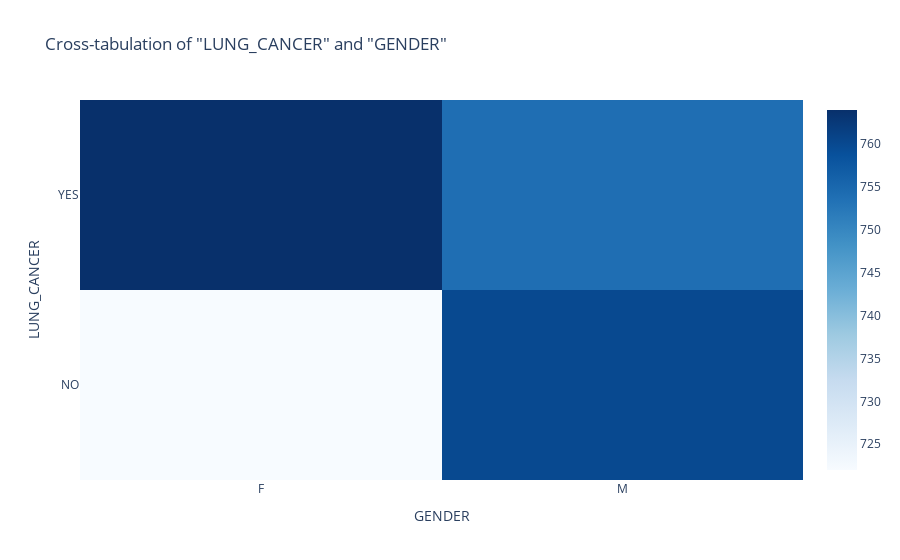
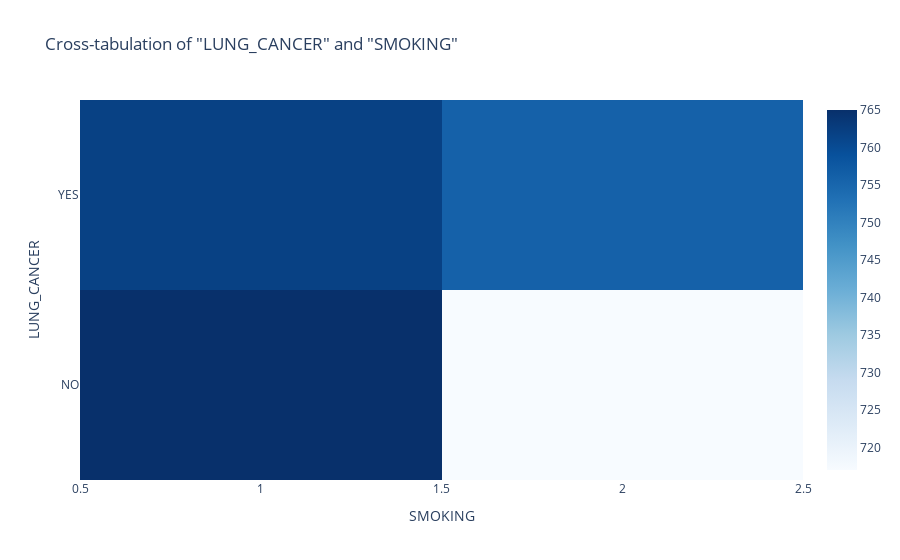
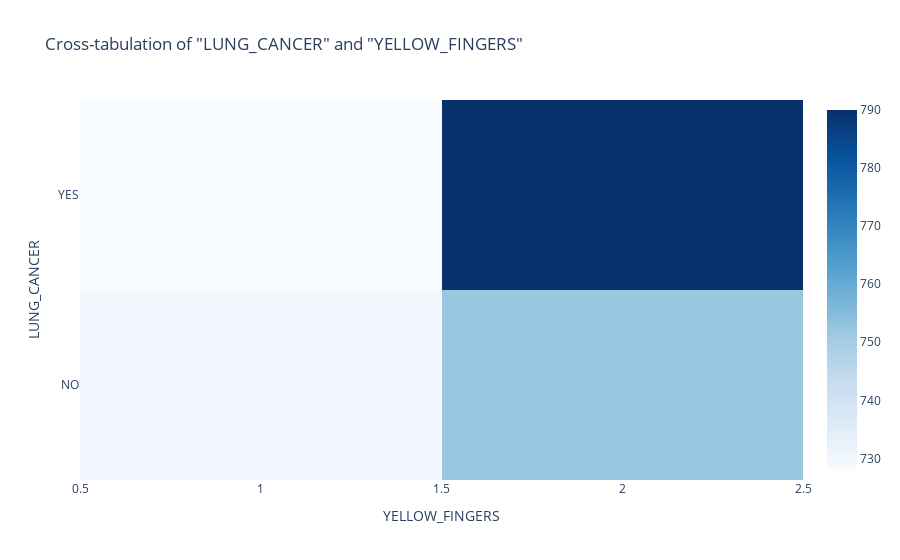
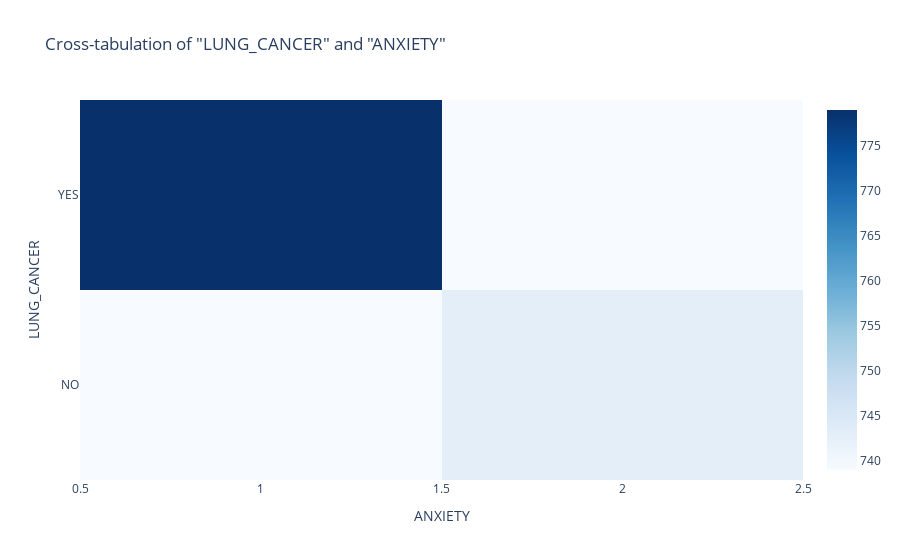

The notebook cell these images were saved under, in order:
### Code cell
#for interactive heatmaps

import plotly.graph_objects as go

for col in categorical_columns:
    cross_tab = pd.crosstab(df[column_to_compare], df[col])

    fig = go.Figure(data=go.Heatmap(
        z=cross_tab.values,
        x=cross_tab.columns,
        y=cross_tab.index,
        colorscale='Blues',
        text=cross_tab.values,
        hoverinfo='text'
    ))

    fig.update_layout(
        title=f'Cross-tabulation of "{column_to_compare}" and "{col}"',
        xaxis_title=col,
        yaxis_title=column_to_compare
    )

    fig.show()

### Figure 1 — Plotly figure (JSON) as saved in the notebook; plotly's stock layout.template omitted (floating-point values rounded to 4 significant figures)
{"data": [{"colorscale": [[0, "rgb(247,251,255)"], [0.125, "rgb(222,235,247)"], [0.25, "rgb(198,219,239)"], [0.375, "rgb(158,202,225)"], [0.5, "rgb(107,174,214)"], [0.625, "rgb(66,146,198)"], [0.75, "rgb(33,113,181)"], [0.875, "rgb(8,81,156)"], [1, "rgb(8,48,107)"]], "hoverinfo": "text", "text": [[722, 760], [764, 754]], "type": "heatmap", "x": ["F", "M"], "y": ["NO", "YES"], "z": [[722, 760], [764, 754]]}], "layout": {"title": {"text": "Cross-tabulation of \"LUNG_CANCER\" and \"GENDER\""}, "xaxis": {"title": {"text": "GENDER"}}, "yaxis": {"title": {"text": "LUNG_CANCER"}}}}

### Figure 2 — Plotly figure (JSON) as saved in the notebook; plotly's stock layout.template omitted (floating-point values rounded to 4 significant figures)
{"data": [{"colorscale": [[0, "rgb(247,251,255)"], [0.125, "rgb(222,235,247)"], [0.25, "rgb(198,219,239)"], [0.375, "rgb(158,202,225)"], [0.5, "rgb(107,174,214)"], [0.625, "rgb(66,146,198)"], [0.75, "rgb(33,113,181)"], [0.875, "rgb(8,81,156)"], [1, "rgb(8,48,107)"]], "hoverinfo": "text", "text": [[765, 717], [762, 756]], "type": "heatmap", "x": [1, 2], "y": ["NO", "YES"], "z": [[765, 717], [762, 756]]}], "layout": {"title": {"text": "Cross-tabulation of \"LUNG_CANCER\" and \"SMOKING\""}, "xaxis": {"title": {"text": "SMOKING"}}, "yaxis": {"title": {"text": "LUNG_CANCER"}}}}

### Figure 3 — Plotly figure (JSON) as saved in the notebook; plotly's stock layout.template omitted (floating-point values rounded to 4 significant figures)
{"data": [{"colorscale": [[0, "rgb(247,251,255)"], [0.125, "rgb(222,235,247)"], [0.25, "rgb(198,219,239)"], [0.375, "rgb(158,202,225)"], [0.5, "rgb(107,174,214)"], [0.625, "rgb(66,146,198)"], [0.75, "rgb(33,113,181)"], [0.875, "rgb(8,81,156)"], [1, "rgb(8,48,107)"]], "hoverinfo": "text", "text": [[730, 752], [728, 790]], "type": "heatmap", "x": [1, 2], "y": ["NO", "YES"], "z": [[730, 752], [728, 790]]}], "layout": {"title": {"text": "Cross-tabulation of \"LUNG_CANCER\" and \"YELLOW_FINGERS\""}, "xaxis": {"title": {"text": "YELLOW_FINGERS"}}, "yaxis": {"title": {"text": "LUNG_CANCER"}}}}

### Figure 4 — Plotly figure (JSON) as saved in the notebook; plotly's stock layout.template omitted (floating-point values rounded to 4 significant figures)
{"data": [{"colorscale": [[0, "rgb(247,251,255)"], [0.125, "rgb(222,235,247)"], [0.25, "rgb(198,219,239)"], [0.375, "rgb(158,202,225)"], [0.5, "rgb(107,174,214)"], [0.625, "rgb(66,146,198)"], [0.75, "rgb(33,113,181)"], [0.875, "rgb(8,81,156)"], [1, "rgb(8,48,107)"]], "hoverinfo": "text", "text": [[739, 743], [779, 739]], "type": "heatmap", "x": [1, 2], "y": ["NO", "YES"], "z": [[739, 743], [779, 739]]}], "layout": {"title": {"text": "Cross-tabulation of \"LUNG_CANCER\" and \"ANXIETY\""}, "xaxis": {"title": {"text": "ANXIETY"}}, "yaxis": {"title": {"text": "LUNG_CANCER"}}}}
